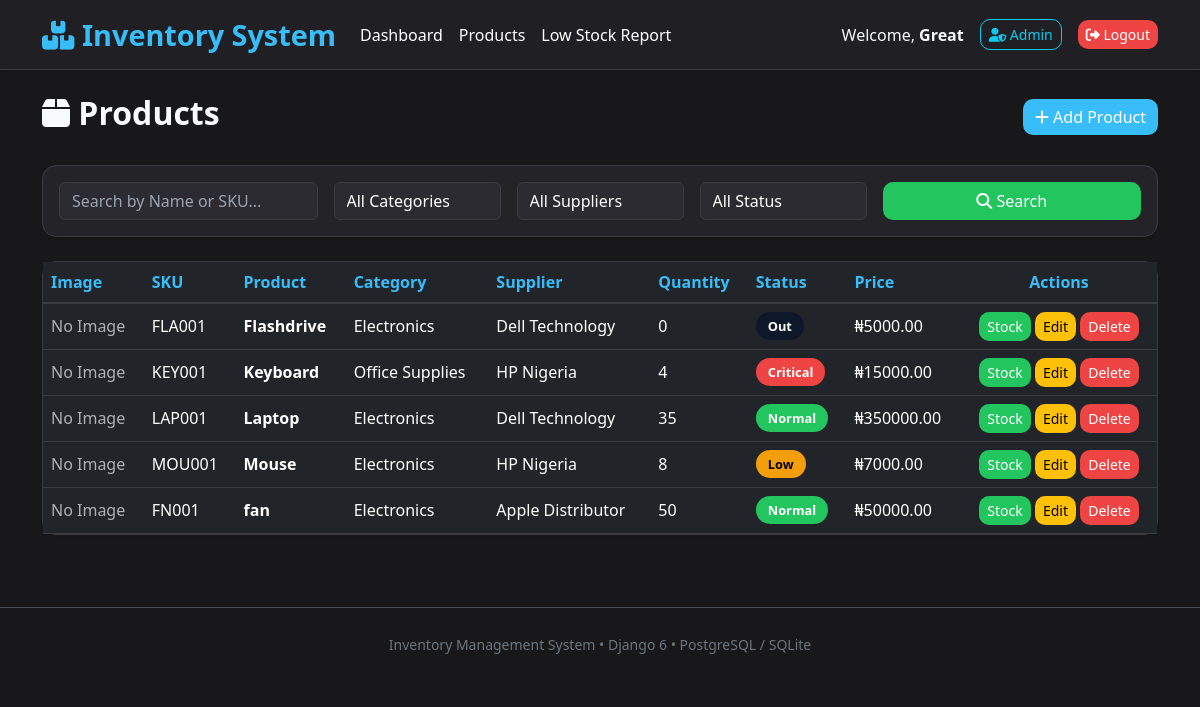
Screenshot of /products/ (signed in) with the database file from the repository.
### inventory/models.py (models this page shows, shortened)
class Product(models.Model):
    STATUS_CHOICES = (
        ("NORMAL", "Normal"),
        ("LOW", "Low Stock"),
        ("CRITICAL", "Critical"),
        ("OUT", "Out of Stock"),
    )
    name = models.CharField(max_length=150)
    sku = models.CharField(
        max_length=50,
        unique=True
    )
    description = models.TextField(blank=True)
    image = models.ImageField(
        upload_to="products/",
        blank=True,
        null=True
    )
    category = models.ForeignKey(
        Category,
        on_delete=models.CASCADE,
        related_name="products"
    )
    supplier = models.ForeignKey(
        Supplier,
        on_delete=models.CASCADE,
        related_name="products"
    )
    quantity = models.PositiveIntegerField(
        default=0,
        validators=[MinValueValidator(0)]
    )
    minimum_stock = models.PositiveIntegerField(default=5)
    reorder_threshold = models.PositiveIntegerField(default=10)
    maximum_stock = models.PositiveIntegerField(default=50)
    purchase_price = models.DecimalField(
        max_digits=10,
        decimal_places=2
    )
    selling_price = models.DecimalField(
        max_digits=10,
        decimal_places=2
    )
    status = models.CharField(
        max_length=20,
        choices=STATUS_CHOICES,
        default="NORMAL"
    )
    last_restocked = models.DateTimeField(
        blank=True,
        null=True
    )
    created_at = models.DateTimeField(auto_now_add=True)
    updated_at = models.DateTimeField(auto_now=True)
    class Meta:
        ordering = ["name"]

class Category(models.Model):
    name = models.CharField(max_length=100, unique=True)
    description = models.TextField(blank=True)
    created_at = models.DateTimeField(auto_now_add=True)
    class Meta:
        ordering = ["name"]
        verbose_name_plural = "Categories"

class Supplier(models.Model):
    name = models.CharField(max_length=150)
    email = models.EmailField(blank=True)
    phone = models.CharField(max_length=20, blank=True)
    address = models.TextField(blank=True)
    created_at = models.DateTimeField(auto_now_add=True)
    class Meta:
        ordering = ["name"]

### inventory/views.py (the view)
class ProductListView(LoginRequiredMixin, ListView):
    model = Product
    template_name = "inventory/product_list.html"
    context_object_name = "products"
    paginate_by = 10
    def get_queryset(self):
        queryset = Product.objects.select_related(
            "category",
            "supplier"
        )
        search = self.request.GET.get("search")
        category = self.request.GET.get("category")
        supplier = self.request.GET.get("supplier")
        status = self.request.GET.get("status")
        if search:
            queryset = queryset.filter(
                Q(name__icontains=search)
                |
                Q(sku__icontains=search)
            )
        if category:
            queryset = queryset.filter(
                category_id=category
            )
        if supplier:
            queryset = queryset.filter(
                supplier_id=supplier
            )
        if status:
            queryset = queryset.filter(
                status=status
            )
        return queryset.order_by("name")
    def get_context_data(self, **kwargs):
        context = super().get_context_data(**kwargs)
        context["categories"] = (
            Category.objects.all()
        )
        context["suppliers"] = (
            Supplier.objects.all()
        )
        return context

### inventory/templates/inventory/product_list.html (shortened to what this page needs)
{% extends "inventory/base.html" %}
{% block content %}
<div class="d-flex justify-content-between align-items-center mb-4">
    <h2>
        <i class="fas fa-box"></i>
        Products
    </h2>
    <a href="{% url 'inventory:product-add' %}"
       class="btn btn-primary">
        <i class="fas fa-plus"></i>
        Add Product
    </a>
</div>
<div class="card shadow-sm mb-4">
    <div class="card-body">
        <form method="get">
            <div class="row g-3">
                <div class="col-md-3">
                    <input
                        type="text"
                        name="search"
                        class="form-control"
                        placeholder="Search by Name or SKU..."
                        value="{{ request.GET.search }}">
                </div>
                <div class="col-md-2">
                    <select
                        name="category"
                        class="form-select">
                        <option value="">All Categories</option>
                    </select>
                </div>
                <div class="col-md-2">
                    <select
                        name="supplier"
                        class="form-select">
                        <option value="">All Suppliers</option>
                    </select>
                </div>
                <div class="col-md-2">
                    <select
                        name="status"
                        class="form-select">
                        <option value="">All Status</option>
                    </select>
                </div>
                <div class="col-md-3 d-grid">
                    <button
                        class="btn btn-success">
                        <i class="fas fa-search"></i>
                        Search
                    </button>
                </div>
            </div>
        </form>
    </div>
</div>
<div class="card shadow-sm">
    <div class="table-responsive">
        <table class="table table-hover align-middle mb-0">
            <thead class="table-dark">
                <tr>
                    <th>Image</th>
                    <th>SKU</th>
                    <th>Product</th>
                    <th>Category</th>
                    <th>Supplier</th>
                    <th>Quantity</th>
                    <th>Status</th>
                    <th>Price</th>
                    <th class="text-center">Actions</th>
                </tr>
            </thead>
            <tbody>
                {% for product in products %}
                <tr>
                    <td>
                        {% if product.image %}
                        <img
                            src="{{ product.image.url }}"
                            width="60"
                            height="60"
                            class="rounded">
                        {% else %}
                        <span class="text-muted">
                            No Image
                        </span>
                        {% endif %}
                    </td>
                    <td>
                        {{ product.sku }}
                    </td>
                    <td>
                        <strong>
                            {{ product.name }}
                        </strong>
                    </td>
                    <td>
                        {{ product.category.name }}
                    </td>
                    <td>
                        {{ product.supplier.name }}
                    </td>
                    <td>
                        {{ product.quantity }}
                    </td>
                    <td>
                        {% if product.status == "NORMAL" %}
                        <span class="badge bg-success">
                            Normal
                        </span>
                        {% elif product.status == "LOW" %}
                        <span class="badge bg-warning text-dark">
                            Low
                        </span>
                        {% elif product.status == "CRITICAL" %}
                        <span class="badge bg-danger">
                            Critical
                        </span>
                        {% else %}
                        <span class="badge bg-dark">
                            Out
                        </span>
                        {% endif %}
                    </td>
                    <td>
                        ₦{{ product.selling_price }}
                    </td>
                    <td class="text-center">
                        <a
                            href="{% url 'inventory:stock-update' product.pk %}"
                            class="btn btn-sm btn-success">
                            Stock
                        </a>
                        <a
                            href="{% url 'inventory:product-edit' product.pk %}"
                            class="btn btn-sm btn-warning">
                            Edit
                        </a>
                        <a
                            href="{% url 'inventory:product-delete' product.pk %}"
                            class="btn btn-sm btn-danger">
                            Delete
                        </a>
                    </td>
                </tr>
                {% endfor %}
            </tbody>
        </table>
    </div>
</div>
{% endblock %}

### inventory/templates/inventory/base.html (shortened to what this page needs)
{% load static %}
<!DOCTYPE html>
<html lang="en" data-bs-theme="dark">
<head>
    <link href="https://cdn.jsdelivr.net/npm/bootstrap@5.3.3/dist/css/bootstrap.min.css"
          rel="stylesheet">
    <link rel="stylesheet"
          href="https://cdnjs.cloudflare.com/ajax/libs/font-awesome/6.5.2/css/all.min.css">
    <link rel="stylesheet"
          href="{% static 'inventory/css/style.css' %}">
</head>
<body>
<nav class="navbar navbar-expand-lg navbar-dark shadow-sm">
    <div class="container">
        <a class="navbar-brand fw-bold"
           href="{% url 'inventory:dashboard' %}">
            <i class="fa-solid fa-boxes-stacked"></i>
            Inventory System
        </a>
        <div class="collapse navbar-collapse"
             id="navbarNav">
            <ul class="navbar-nav me-auto">
                <li class="nav-item">
                    <a class="nav-link {% if request.resolver_match.url_name == 'dashboard' %}active{% endif %}"
                       href="{% url 'inventory:dashboard' %}">
                        Dashboard
                    </a>
                </li>
                <li class="nav-item">
                    <a class="nav-link {% if request.resolver_match.url_name == 'products' %}active{% endif %}"
                       href="{% url 'inventory:products' %}">
                        Products
                    </a>
                </li>
                <li class="nav-item">
                    <a class="nav-link {% if request.resolver_match.url_name == 'low-stock' %}active{% endif %}"
                       href="{% url 'inventory:low-stock' %}">
                        Low Stock Report
                    </a>
                </li>
            </ul>
            {% if user.is_authenticated %}
            <div class="d-flex align-items-center gap-3">
                <span class="text-light">
                    Welcome,
                    <strong>{{ user.username }}</strong>
                </span>
                {% if user.is_staff %}
                    <a href="/admin/"
                       class="btn btn-outline-info btn-sm">
                        <i class="fa-solid fa-user-shield"></i>
                        Admin
                    </a>
                {% endif %}
                <form method="post"
                      action="{% url 'logout' %}">
                    <button class="btn btn-danger btn-sm">
                        <i class="fa-solid fa-right-from-bracket"></i>
                        Logout
                    </button>
                </form>
            </div>
            {% endif %}
        </div>
    </div>
</nav>
<div class="container py-4">
    {% block content %}
    {% endblock %}
</div>
<footer class="text-center py-4 mt-5 border-top">
    <small class="text-secondary">
        Inventory Management System • Django 6 • PostgreSQL / SQLite
    </small>
</footer>
</body>
</html>

### inventory/static/css/style.css (style rules this page uses)
:root { --primary:#38bdf8; --primary-hover:#0ea5e9; --success:#22c55e; --warning:#f59e0b; --danger:#ef4444; --dark:#18181b; --card:#242428; --border:#3b3b42; --text:#f8fafc; --muted:#b6bcc6; }
body { background:var(--dark); color:var(--text); font-family:"Segoe UI",sans-serif; min-height:100vh; }
.navbar { background:#202024 !important; border-bottom:1px solid var(--border); }
.navbar-brand { color:var(--primary)!important; font-weight:700; font-size:1.8rem; }
.nav-link { color:white!important; transition:.3s; }
h1, h2, h3, h4, h5 { font-weight:700; }
.card { background:var(--card); border:1px solid var(--border); border-radius:14px; transition:.25s; }
.table { color:white; margin-bottom:0; }
.table thead th { border-bottom:2px solid var(--border); color:var(--primary); font-weight:600; }
.table td { vertical-align:middle; border-color:var(--border); }
.form-control, .form-select { background:#2b2b31; border:1px solid var(--border); color:white; }
.form-control::placeholder { color:#9ca3af; }
.btn { border-radius:10px; }
.btn-primary { background:var(--primary); border:none; }
.btn-success { background:var(--success); border:none; }
.btn-danger { background:var(--danger); border:none; }
.btn-warning { border:none; }
.badge { padding:8px 12px; font-size:.8rem; border-radius:50px; }
.bg-success { background:var(--success)!important; }
.bg-warning { background:var(--warning)!important; color:black!important; }
.bg-danger { background:var(--danger)!important; }
.bg-dark { background:#0f172a!important; }

### rows the page displays
Product: image "No Image", sku "FLA001", name "Flashdrive", category.name "Electronics", supplier.name "Dell Technology", quantity "0", status "Out", selling_price "5000.00"
Product: image "No Image", sku "KEY001", name "Keyboard", category.name "Office Supplies", supplier.name "HP Nigeria", quantity "4", status "Critical", selling_price "15000.00"
Product: image "No Image", sku "LAP001", name "Laptop", category.name "Electronics", supplier.name "Dell Technology", quantity "35", status "Normal", selling_price "350000.00"
Product: image "No Image", sku "MOU001", name "Mouse", category.name "Electronics", supplier.name "HP Nigeria", quantity "8", status "Low", selling_price "7000.00"
Product: image "No Image", sku "FN001", name "fan", category.name "Electronics", supplier.name "Apple Distributor", quantity "50", status "Normal", selling_price "50000.00"

### other values shown
{{ user.username }} "Great"
